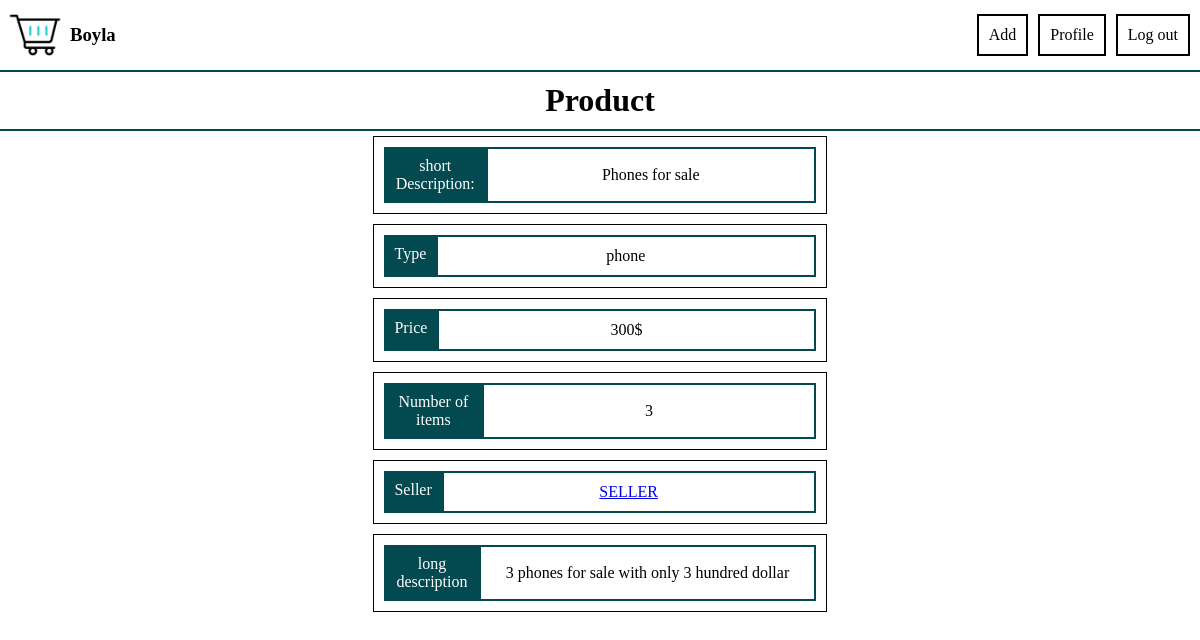
The app's page /details/2 (signed in) with its own data.
### tables this page shows
CREATE TABLE products(id INTEGER , type TEXT NOT NULL , price NUMERIC NOT NULL ,description TEXT NOT NULL , product_header TEXT NOT NULL , number INTEGER NOT NULL, date NUMERIC NOT NULL,  PRIMARY KEY(id));

### app.py (the view)
@app.route("/details/<number>")
@login_required
def details(number):
   product = db.execute("SELECT * FROM products WHERE id = ? LIMIT 1" , number)
   person_selling = db.execute("SELECT user_id FROM connect WHERE product_id = ?" , number)[0]["user_id"]
   return render_template("details.html" , product_id = number , person_selling = person_selling , products = product)

### sub_library.py (called while the page is built)
def login_required(f):
    @wraps(f)
    def log(*args , **kwargs):
        if session.get("exist") == False or not session.get("exist"):
            return redirect("/login")
        return f(*args , **kwargs)
    return log

### templates/details.html (shortened to what this page needs)
{% extends "blueprint.html"%}
{% block main %}
<main class = "profile_main">
    <h1>Product</h1>
    <div class = "center">
    <div  id = "detalis_main_div">
        <div class = "info_div" id = "details_div">
            {%for product in products%}
            <div>
                <span class = "span_before">short Description:</span>
                <div>
                    <p>{{product.product_header}}</p>
                </div>
            </div>
            <div>
                <span class = "span_before">Type</span>
                <div>
                    <p>{{product.type}}</p>
                </div>
            </div>
            <div>
                <span class = "span_before">Price</span>
                <div>
                    <p>{{product.price}}$</p>
                </div>
            </div>
            <div>
                <span class = "span_before">Number of items</span>
                <div>
                    <p>{{product.number}}</p>
                </div>
            </div>
            <div>
                <span class = "span_before">Seller</span>
                <div>
                    <a href = "/profile/{{person_selling}}">SELLER</a>
                </div>
            </div>
            <div style = "margin-bottom:10px;" class = "class_solve">
                <span class = "span_before" >long description</span>
                <div class = "class_solve">
                    <p class = "class_solve"> {{product.description}}</p>
                </div>
            </div>
        </div>
        {%endfor%}
    </div>
    </div>
</main>
{%endblock%}

### static/styles.css (style rules this page uses)
:root { --theme : #024950 }
body , html { padding:0px; margin:0px; }
.profile_main > h1 , #add_main > h1 , #product_main > h1 { border-bottom:2px var(--theme) solid; text-align:center; padding:10px 0px; margin:0px; }
.info_div { display:grid; width:fit-content; }
.info_div > div { display:flex; flex-direction:row; margin-top:10px; border:1px black solid; height:fit-content; padding:10px; margin:5px 10px; }
.span_before { display:block; background-color:var(--theme); text-align:center; padding:10px; color:white; }
.info_div div p { text-align: center; width: 100%; margin: 0px; }
.info_div div > div { text-align: center; width: 100%; margin:0; display:flex; flex-direction:column; justify-content:center; border: 2px var(--theme) solid; padding: 10px; }
#other_body { display:grid; grid-template-rows:0fr 1fr 0fr; }
.class_solve { text-wrap:wrap }
#detalis_main_div { margin:0px 30px; width:fit-content; }
#details_div { display:grid; }
.center { display:flex; justify-content:center; }

### records on screen
products: product_header "Phones for sale", type "phone", price "300", number "3", description "3 phones for sale with only 3 hundred dollar"
